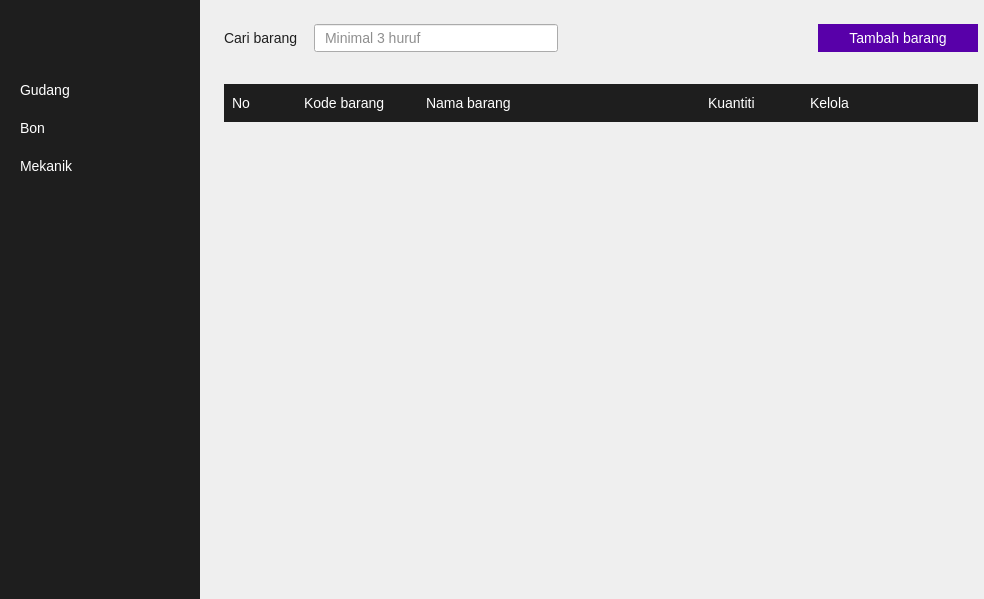
<?xml version="1.0" encoding="UTF-8"?>
<ui version="4.0">
 <class>MainWindow</class>
 <widget class="QMainWindow" name="MainWindow">
  <property name="geometry">
   <rect>
    <x>0</x>
    <y>0</y>
    <width>984</width>
    <height>599</height>
   </rect>
  </property>
  <property name="sizePolicy">
   <sizepolicy hsizetype="Preferred" vsizetype="Preferred">
    <horstretch>0</horstretch>
    <verstretch>0</verstretch>
   </sizepolicy>
  </property>
  <property name="acceptDrops">
   <bool>false</bool>
  </property>
  <property name="windowTitle">
   <string>Wi Motor</string>
  </property>
  <property name="styleSheet">
   <string notr="true">#side_menu {
	background-color: rgb(30, 30, 30);
}

#side_menu QPushButton {
	padding: 8px 12px;
	font-size: 14px;
	text-align: left;
	color: rgb(255, 255, 255);
	border: none;
}

#side_menu QPushButton:checked {
	padding-left: 8px;
	background-color: rgb(73, 0, 131);
	border-left: 4px solid rgb(133, 0, 237);
}

#side_menu QPushButton:hover {
	background-color: rgb(88, 0, 169) !important;
}

#main_page {
	background-color: rgb(240, 240, 240);
}

QScrollArea {
	border: none;
}

#bon_page_label,
#mekanik_page_label {
	font-size: 24px;
	color: rgb(150, 150, 150);
}

#cari_barang_label {
	font-size: 14px;
	color: rgb(30, 30, 30);
}

#cari_barang_input {
	padding: 4px 8px;
	font-size: 14px;
	color: rgb(30, 30, 30);
}

#cari_barang_input:hover {
    border: 1px solid rgb(73, 0, 131);
}

#cari_barang_input:focus {
    border: 1px solid rgb(133, 0, 237);
}

#tambah_barang_btn {
	padding: 5px 0;
	font-size: 14px;
	color: rgb(255, 255, 255);
	background-color: rgb(88, 0, 169);
	border: 1px solid  rgb(88, 0, 169);
}

#tambah_barang_btn:hover {
	background-color: rgb(69, 0, 133);
}

#gudang_table_header {
	background-color: rgb(30, 30, 30);
}

#gudang_table_header QLabel {
	font-size: 14px;
	color: rgb(255, 255, 255);
}</string>
  </property>
  <property name="animated">
   <bool>true</bool>
  </property>
  <property name="dockOptions">
   <set>QMainWindow::AllowTabbedDocks|QMainWindow::AnimatedDocks</set>
  </property>
  <property name="unifiedTitleAndToolBarOnMac">
   <bool>false</bool>
  </property>
  <widget class="QWidget" name="centralwidget">
   <layout class="QHBoxLayout" name="horizontalLayout">
    <property name="spacing">
     <number>0</number>
    </property>
    <property name="leftMargin">
     <number>0</number>
    </property>
    <property name="topMargin">
     <number>0</number>
    </property>
    <property name="rightMargin">
     <number>0</number>
    </property>
    <property name="bottomMargin">
     <number>0</number>
    </property>
    <item>
     <widget class="QWidget" name="side_menu" native="true">
      <property name="sizePolicy">
       <sizepolicy hsizetype="Fixed" vsizetype="Expanding">
        <horstretch>0</horstretch>
        <verstretch>0</verstretch>
       </sizepolicy>
      </property>
      <property name="minimumSize">
       <size>
        <width>200</width>
        <height>0</height>
       </size>
      </property>
      <property name="maximumSize">
       <size>
        <width>200</width>
        <height>16777215</height>
       </size>
      </property>
      <property name="styleSheet">
       <string notr="true"/>
      </property>
      <layout class="QVBoxLayout" name="verticalLayout">
       <property name="spacing">
        <number>0</number>
       </property>
       <property name="leftMargin">
        <number>0</number>
       </property>
       <property name="topMargin">
        <number>0</number>
       </property>
       <property name="rightMargin">
        <number>0</number>
       </property>
       <property name="bottomMargin">
        <number>24</number>
       </property>
       <item>
        <widget class="QLabel" name="wimotor">
         <property name="text">
          <string/>
         </property>
         <property name="textFormat">
          <enum>Qt::AutoText</enum>
         </property>
         <property name="pixmap">
          <pixmap resource="../resources.qrc">:/Menu/assets/wimotor.jpeg</pixmap>
         </property>
        </widget>
       </item>
       <item>
        <spacer name="verticalSpacer_2">
         <property name="orientation">
          <enum>Qt::Vertical</enum>
         </property>
         <property name="sizeType">
          <enum>QSizePolicy::Fixed</enum>
         </property>
         <property name="sizeHint" stdset="0">
          <size>
           <width>20</width>
           <height>60</height>
          </size>
         </property>
        </spacer>
       </item>
       <item>
        <widget class="QWidget" name="menu_list" native="true">
         <layout class="QVBoxLayout" name="verticalLayout_2">
          <property name="leftMargin">
           <number>8</number>
          </property>
          <property name="topMargin">
           <number>0</number>
          </property>
          <property name="rightMargin">
           <number>0</number>
          </property>
          <property name="bottomMargin">
           <number>0</number>
          </property>
          <item>
           <widget class="QPushButton" name="gudang_menu">
            <property name="cursor">
             <cursorShape>PointingHandCursor</cursorShape>
            </property>
            <property name="text">
             <string>Gudang</string>
            </property>
            <property name="icon">
             <iconset resource="../resources.qrc">
              <normaloff>:/Menu/assets/Warehouse.png</normaloff>:/Menu/assets/Warehouse.png</iconset>
            </property>
            <property name="checkable">
             <bool>true</bool>
            </property>
            <property name="autoExclusive">
             <bool>true</bool>
            </property>
           </widget>
          </item>
          <item>
           <widget class="QPushButton" name="bon_menu">
            <property name="cursor">
             <cursorShape>PointingHandCursor</cursorShape>
            </property>
            <property name="text">
             <string>Bon</string>
            </property>
            <property name="icon">
             <iconset resource="../resources.qrc">
              <normaloff>:/Menu/assets/Recipe.png</normaloff>:/Menu/assets/Recipe.png</iconset>
            </property>
            <property name="checkable">
             <bool>true</bool>
            </property>
            <property name="autoExclusive">
             <bool>true</bool>
            </property>
           </widget>
          </item>
          <item>
           <widget class="QPushButton" name="mekanik_menu">
            <property name="text">
             <string>Mekanik</string>
            </property>
            <property name="icon">
             <iconset resource="../resources.qrc">
              <normaloff>:/Menu/assets/Mechanic.png</normaloff>:/Menu/assets/Mechanic.png</iconset>
            </property>
            <property name="checkable">
             <bool>true</bool>
            </property>
            <property name="autoExclusive">
             <bool>true</bool>
            </property>
           </widget>
          </item>
         </layout>
        </widget>
       </item>
       <item>
        <spacer name="verticalSpacer">
         <property name="orientation">
          <enum>Qt::Vertical</enum>
         </property>
         <property name="sizeHint" stdset="0">
          <size>
           <width>20</width>
           <height>40</height>
          </size>
         </property>
        </spacer>
       </item>
      </layout>
     </widget>
    </item>
    <item>
     <widget class="QStackedWidget" name="main_page">
      <property name="currentIndex">
       <number>0</number>
      </property>
      <widget class="QWidget" name="gudang_page">
       <layout class="QVBoxLayout" name="verticalLayout_3">
        <property name="spacing">
         <number>0</number>
        </property>
        <property name="leftMargin">
         <number>0</number>
        </property>
        <property name="topMargin">
         <number>0</number>
        </property>
        <property name="rightMargin">
         <number>0</number>
        </property>
        <property name="bottomMargin">
         <number>0</number>
        </property>
        <item>
         <widget class="QScrollArea" name="gudang_scroll">
          <property name="horizontalScrollBarPolicy">
           <enum>Qt::ScrollBarAlwaysOff</enum>
          </property>
          <property name="widgetResizable">
           <bool>true</bool>
          </property>
          <widget class="QWidget" name="gudang_scroll_area">
           <property name="geometry">
            <rect>
             <x>0</x>
             <y>0</y>
             <width>802</width>
             <height>599</height>
            </rect>
           </property>
           <layout class="QVBoxLayout" name="verticalLayout_6">
            <property name="spacing">
             <number>32</number>
            </property>
            <property name="leftMargin">
             <number>24</number>
            </property>
            <property name="topMargin">
             <number>24</number>
            </property>
            <property name="rightMargin">
             <number>24</number>
            </property>
            <property name="bottomMargin">
             <number>24</number>
            </property>
            <item>
             <widget class="QWidget" name="gudang_header" native="true">
              <layout class="QHBoxLayout" name="horizontalLayout_5">
               <property name="spacing">
                <number>16</number>
               </property>
               <property name="leftMargin">
                <number>0</number>
               </property>
               <property name="topMargin">
                <number>0</number>
               </property>
               <property name="rightMargin">
                <number>0</number>
               </property>
               <property name="bottomMargin">
                <number>0</number>
               </property>
               <item>
                <widget class="QLabel" name="cari_barang_label">
                 <property name="text">
                  <string>Cari barang</string>
                 </property>
                </widget>
               </item>
               <item>
                <widget class="QLineEdit" name="cari_barang_input">
                 <property name="minimumSize">
                  <size>
                   <width>200</width>
                   <height>0</height>
                  </size>
                 </property>
                 <property name="inputMask">
                  <string/>
                 </property>
                 <property name="placeholderText">
                  <string>Minimal 3 huruf</string>
                 </property>
                </widget>
               </item>
               <item>
                <spacer name="horizontalSpacer_5">
                 <property name="orientation">
                  <enum>Qt::Horizontal</enum>
                 </property>
                 <property name="sizeHint" stdset="0">
                  <size>
                   <width>40</width>
                   <height>20</height>
                  </size>
                 </property>
                </spacer>
               </item>
               <item>
                <widget class="QPushButton" name="tambah_barang_btn">
                 <property name="minimumSize">
                  <size>
                   <width>160</width>
                   <height>0</height>
                  </size>
                 </property>
                 <property name="maximumSize">
                  <size>
                   <width>160</width>
                   <height>16777215</height>
                  </size>
                 </property>
                 <property name="cursor">
                  <cursorShape>PointingHandCursor</cursorShape>
                 </property>
                 <property name="text">
                  <string>Tambah barang</string>
                 </property>
                </widget>
               </item>
              </layout>
             </widget>
            </item>
            <item>
             <widget class="QWidget" name="gudang_body" native="true">
              <property name="sizePolicy">
               <sizepolicy hsizetype="Preferred" vsizetype="Expanding">
                <horstretch>0</horstretch>
                <verstretch>0</verstretch>
               </sizepolicy>
              </property>
              <layout class="QVBoxLayout" name="verticalLayout_4">
               <property name="spacing">
                <number>0</number>
               </property>
               <property name="leftMargin">
                <number>0</number>
               </property>
               <property name="topMargin">
                <number>0</number>
               </property>
               <property name="rightMargin">
                <number>0</number>
               </property>
               <property name="bottomMargin">
                <number>0</number>
               </property>
               <item>
                <widget class="QWidget" name="gudang_table_header" native="true">
                 <property name="minimumSize">
                  <size>
                   <width>0</width>
                   <height>0</height>
                  </size>
                 </property>
                 <layout class="QHBoxLayout" name="horizontalLayout_2" stretch="0,1,2,0,0">
                  <property name="spacing">
                   <number>32</number>
                  </property>
                  <property name="leftMargin">
                   <number>8</number>
                  </property>
                  <property name="topMargin">
                   <number>11</number>
                  </property>
                  <property name="rightMargin">
                   <number>8</number>
                  </property>
                  <property name="bottomMargin">
                   <number>11</number>
                  </property>
                  <item>
                   <widget class="QLabel" name="no_label">
                    <property name="minimumSize">
                     <size>
                      <width>40</width>
                      <height>0</height>
                     </size>
                    </property>
                    <property name="maximumSize">
                     <size>
                      <width>40</width>
                      <height>16777215</height>
                     </size>
                    </property>
                    <property name="text">
                     <string>No</string>
                    </property>
                   </widget>
                  </item>
                  <item>
                   <widget class="QLabel" name="kode_label">
                    <property name="minimumSize">
                     <size>
                      <width>90</width>
                      <height>0</height>
                     </size>
                    </property>
                    <property name="maximumSize">
                     <size>
                      <width>160</width>
                      <height>16777215</height>
                     </size>
                    </property>
                    <property name="text">
                     <string>Kode barang</string>
                    </property>
                   </widget>
                  </item>
                  <item>
                   <widget class="QLabel" name="nama_label">
                    <property name="minimumSize">
                     <size>
                      <width>250</width>
                      <height>0</height>
                     </size>
                    </property>
                    <property name="text">
                     <string>Nama barang</string>
                    </property>
                   </widget>
                  </item>
                  <item>
                   <widget class="QLabel" name="kuantiti_label">
                    <property name="minimumSize">
                     <size>
                      <width>70</width>
                      <height>0</height>
                     </size>
                    </property>
                    <property name="maximumSize">
                     <size>
                      <width>70</width>
                      <height>16777215</height>
                     </size>
                    </property>
                    <property name="text">
                     <string>Kuantiti</string>
                    </property>
                   </widget>
                  </item>
                  <item>
                   <widget class="QLabel" name="kelola_label">
                    <property name="minimumSize">
                     <size>
                      <width>160</width>
                      <height>0</height>
                     </size>
                    </property>
                    <property name="maximumSize">
                     <size>
                      <width>160</width>
                      <height>16777215</height>
                     </size>
                    </property>
                    <property name="text">
                     <string>Kelola</string>
                    </property>
                   </widget>
                  </item>
                 </layout>
                </widget>
               </item>
               <item>
                <layout class="QVBoxLayout" name="gudang_table_body">
                 <property name="spacing">
                  <number>0</number>
                 </property>
                </layout>
               </item>
               <item>
                <spacer name="verticalSpacer_3">
                 <property name="orientation">
                  <enum>Qt::Vertical</enum>
                 </property>
                 <property name="sizeHint" stdset="0">
                  <size>
                   <width>20</width>
                   <height>40</height>
                  </size>
                 </property>
                </spacer>
               </item>
              </layout>
             </widget>
            </item>
           </layout>
          </widget>
         </widget>
        </item>
       </layout>
      </widget>
      <widget class="QWidget" name="bon_page">
       <layout class="QHBoxLayout" name="horizontalLayout_3">
        <property name="spacing">
         <number>0</number>
        </property>
        <property name="leftMargin">
         <number>16</number>
        </property>
        <property name="topMargin">
         <number>16</number>
        </property>
        <property name="rightMargin">
         <number>16</number>
        </property>
        <property name="bottomMargin">
         <number>16</number>
        </property>
        <item>
         <spacer name="horizontalSpacer">
          <property name="orientation">
           <enum>Qt::Horizontal</enum>
          </property>
          <property name="sizeHint" stdset="0">
           <size>
            <width>40</width>
            <height>20</height>
           </size>
          </property>
         </spacer>
        </item>
        <item>
         <widget class="QLabel" name="bon_page_label">
          <property name="text">
           <string>Halaman belum tersedia 1</string>
          </property>
         </widget>
        </item>
        <item>
         <spacer name="horizontalSpacer_2">
          <property name="orientation">
           <enum>Qt::Horizontal</enum>
          </property>
          <property name="sizeHint" stdset="0">
           <size>
            <width>40</width>
            <height>20</height>
           </size>
          </property>
         </spacer>
        </item>
       </layout>
      </widget>
      <widget class="QWidget" name="mekanik_page">
       <layout class="QHBoxLayout" name="horizontalLayout_4">
        <item>
         <spacer name="horizontalSpacer_3">
          <property name="orientation">
           <enum>Qt::Horizontal</enum>
          </property>
          <property name="sizeHint" stdset="0">
           <size>
            <width>153</width>
            <height>20</height>
           </size>
          </property>
         </spacer>
        </item>
        <item>
         <widget class="QLabel" name="mekanik_page_label">
          <property name="text">
           <string>Halaman belum tersedia 2</string>
          </property>
         </widget>
        </item>
        <item>
         <spacer name="horizontalSpacer_4">
          <property name="orientation">
           <enum>Qt::Horizontal</enum>
          </property>
          <property name="sizeHint" stdset="0">
           <size>
            <width>153</width>
            <height>20</height>
           </size>
          </property>
         </spacer>
        </item>
       </layout>
      </widget>
     </widget>
    </item>
   </layout>
  </widget>
 </widget>
 <resources>
  <include location="../resources.qrc"/>
 </resources>
 <connections/>
</ui>
